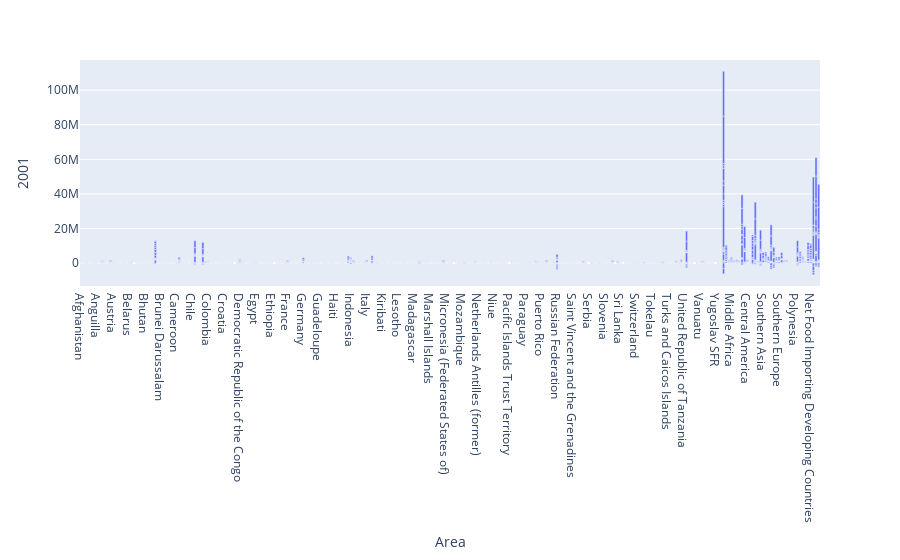

The code cell stored with this chart in its notebook:
### Code cell
px.bar(df.where(df['Element'] == 'Emissions (CO2)'), x='Area', y='2001')

### Figure 1 — Plotly figure (JSON) as saved in the notebook; plotly's stock layout.template omitted (floating-point values rounded to 4 significant figures; data arrays with more than 128 entries replaced by an {"elided": "..."} marker saying what was removed)
{"data": [{"alignmentgroup": "True", "hovertemplate": "Area=%{x}<br>2001=%{y}<extra></extra>", "legendgroup": "", "marker": {"color": "#636efa", "pattern": {"shape": ""}}, "name": "", "offsetgroup": "", "orientation": "v", "showlegend": false, "textposition": "auto", "type": "bar", "x": {"elided": "58765 str values"}, "xaxis": "x", "y": {"elided": "58765 float values"}, "yaxis": "y"}], "layout": {"barmode": "relative", "legend": {"tracegroupgap": 0}, "margin": {"t": 60}, "xaxis": {"anchor": "y", "domain": [0, 1], "title": {"text": "Area"}}, "yaxis": {"anchor": "x", "domain": [0, 1], "title": {"text": "2001"}}}}
